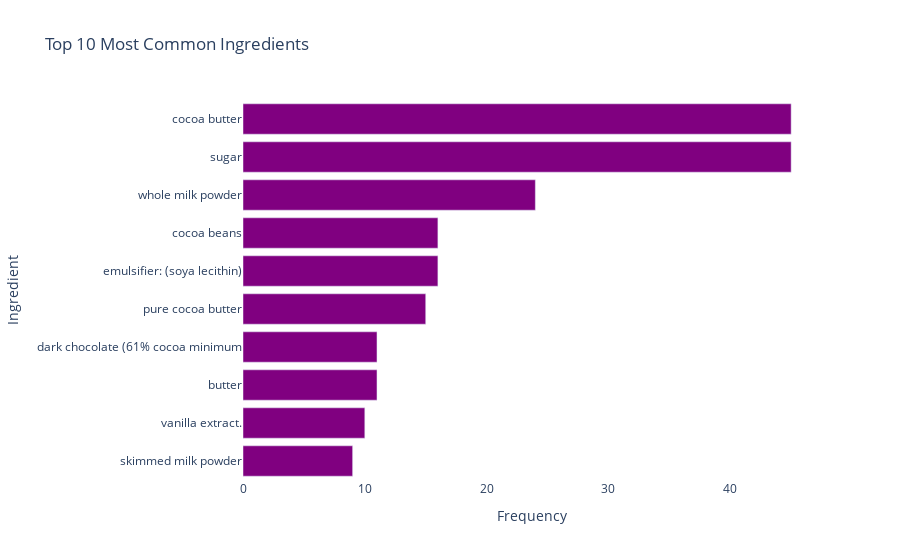

Source (notebook cell):
### Markdown cell above
## Top Common Ingredients

### Code cell
ingredient_series = pd.Series(ingredient_counts).sort_values(ascending=False)
top_ingredients = ingredient_series.head(10)

df_top = top_ingredients.reset_index()
df_top.columns = ['Ingredient', 'Frequency']

fig = px.bar(df_top, 
             x='Frequency', y='Ingredient', 
             orientation='h', 
             title='Top 10 Most Common Ingredients',
             labels={'Frequency': 'Frequency', 'Ingredient': 'Ingredient'},
             color_discrete_sequence=['purple'])

fig.update_layout(yaxis=dict(autorange='reversed'),
                  xaxis=dict(showgrid=True),
                  plot_bgcolor='white')

fig.show()

### Figure 1 — Plotly figure (JSON) as saved in the notebook; plotly's stock layout.template omitted (floating-point values rounded to 4 significant figures)
{"data": [{"alignmentgroup": "True", "hovertemplate": "Frequency=%{x}<br>Ingredient=%{y}<extra></extra>", "legendgroup": "", "marker": {"color": "purple", "pattern": {"shape": ""}}, "name": "", "offsetgroup": "", "orientation": "h", "showlegend": false, "textposition": "auto", "type": "bar", "x": [45, 45, 24, 16, 16, 15, 11, 11, 10, 9], "xaxis": "x", "y": ["cocoa butter", "sugar", "whole milk powder", "cocoa beans", "emulsifier: (soya lecithin)", "pure cocoa butter", "dark chocolate (61% cocoa minimum", "butter", "vanilla extract.", "skimmed milk powder"], "yaxis": "y"}], "layout": {"autosize": true, "barmode": "relative", "legend": {"tracegroupgap": 0}, "plot_bgcolor": "white", "title": {"text": "Top 10 Most Common Ingredients"}, "xaxis": {"anchor": "y", "autorange": true, "domain": [0, 1], "range": [0, 47.37], "showgrid": true, "title": {"text": "Frequency"}, "type": "linear"}, "yaxis": {"anchor": "x", "autorange": true, "domain": [0, 1], "range": [9.5, -0.5], "title": {"text": "Ingredient"}, "type": "category"}}}
